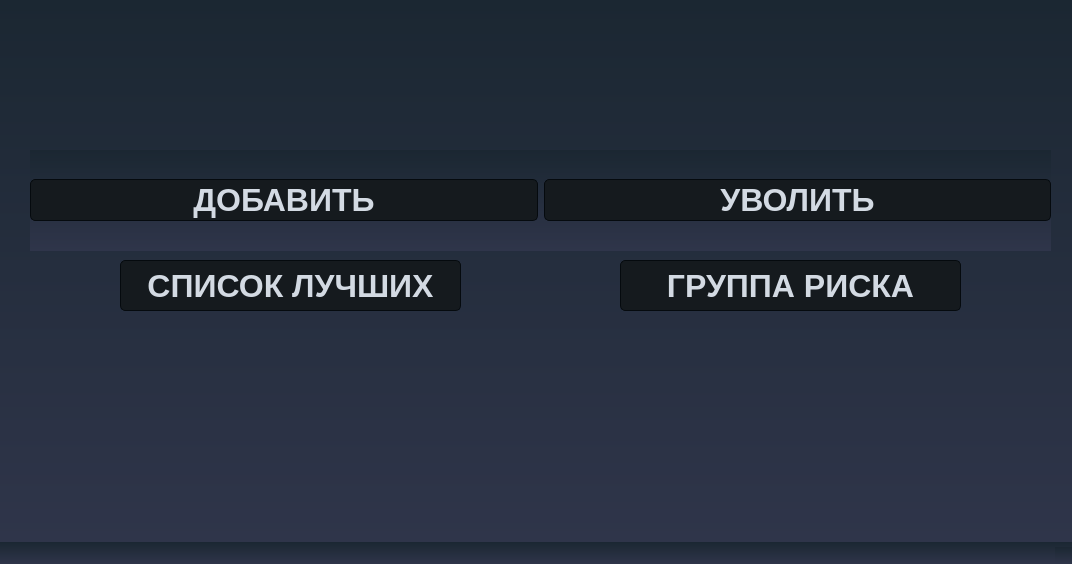
<?xml version="1.0" encoding="UTF-8"?>
<ui version="4.0">
 <class>EmployeesWindow</class>
 <widget class="QMainWindow" name="EmployeesWindow">
  <property name="geometry">
   <rect>
    <x>0</x>
    <y>0</y>
    <width>1072</width>
    <height>564</height>
   </rect>
  </property>
  <property name="windowTitle">
   <string>MainWindow</string>
  </property>
  <property name="styleSheet">
   <string notr="true">
/*-----QWidget-----*/
QWidget
{
	background-color: qlineargradient(spread:repeat, x1:1, y1:0, x2:1, y2:1, stop:0 rgba(27, 39, 50, 255),stop:1 rgba(47, 53, 74, 255));
	color: #000000;

}


/*-----QLabel-----*/
QLabel
{
	background-color: transparent;
	color: #c2c7d5;
	font-size: 78px;

}


/*-----QPushButton-----*/
QToolButton {
	border-style: solid;
	border-top-color: qlineargradient(spread:pad, x1:0.5, y1:1, x2:0.5, y2:0, stop:0 rgb(215, 215, 215), stop:1 rgb(222, 222, 222));
	border-right-color: qlineargradient(spread:pad, x1:0, y1:0.5, x2:1, y2:0.5, stop:0 rgb(217, 217, 217), stop:1 rgb(227, 227, 227));
	border-left-color: qlineargradient(spread:pad, x1:0, y1:0.5, x2:1, y2:0.5, stop:0 rgb(227, 227, 227), stop:1 rgb(217, 217, 217));
	border-bottom-color: qlineargradient(spread:pad, x1:0.5, y1:1, x2:0.5, y2:0, stop:0 rgb(215, 215, 215), stop:1 rgb(222, 222, 222));
	border-width: 1px;
	border-radius: 5px;
	color: #d3dae3;
	padding: 2px;
	background-color: rgb(255,255,255);
}
QToolButton:hover{
	border-style: solid;
	border-top-color: qlineargradient(spread:pad, x1:0.5, y1:1, x2:0.5, y2:0, stop:0 rgb(195, 195, 195), stop:1 rgb(222, 222, 222));
	border-right-color: qlineargradient(spread:pad, x1:0, y1:0.5, x2:1, y2:0.5, stop:0 rgb(197, 197, 197), stop:1 rgb(227, 227, 227));
	border-left-color: qlineargradient(spread:pad, x1:0, y1:0.5, x2:1, y2:0.5, stop:0 rgb(227, 227, 227), stop:1 rgb(197, 197, 197));
	border-bottom-color: qlineargradient(spread:pad, x1:0.5, y1:1, x2:0.5, y2:0, stop:0 rgb(195, 195, 195), stop:1 rgb(222, 222, 222));
	border-width: 1px;
	border-radius: 5px;
	color: rgb(0,0,0);
	padding: 2px;
	background-color: rgb(255,255,255);
}
QToolButton:pressed{
	border-style: solid;
	border-top-color: qlineargradient(spread:pad, x1:0.5, y1:1, x2:0.5, y2:0, stop:0 rgb(215, 215, 215), stop:1 rgb(222, 222, 222));
	border-right-color: qlineargradient(spread:pad, x1:0, y1:0.5, x2:1, y2:0.5, stop:0 rgb(217, 217, 217), stop:1 rgb(227, 227, 227));
	border-left-color: qlineargradient(spread:pad, x1:0, y1:0.5, x2:1, y2:0.5, stop:0 rgb(227, 227, 227), stop:1 rgb(217, 217, 217));
	border-bottom-color: qlineargradient(spread:pad, x1:0.5, y1:1, x2:0.5, y2:0, stop:0 rgb(215, 215, 215), stop:1 rgb(222, 222, 222));
	border-width: 1px;
	border-radius: 5px;
	color: rgb(0,0,0);
	padding: 2px;
	background-color: rgb(142,142,142);
}
QPushButton{
	border-style: solid;
	border-color: #050a0e;
	border-width: 1px;
	border-radius: 5px;
	color: #d3dae3;
	padding: 2px;
	background-color: #151a1e;
}
QPushButton::default{
	border-style: solid;
	border-color: #050a0e;
	border-width: 1px;
	border-radius: 5px;
	color: #FFFFFF;
	padding: 2px;
	background-color: #151a1e;;
}
QPushButton:hover{
	border-style: solid;
	border-color: #050a0e;
	border-width: 1px;
	border-radius: 5px;
	color: #d3dae3;
	padding: 2px;
	background-color: #1c1f1f;
}
QPushButton:pressed{
	border-style: solid;
	border-color: #050a0e;
	border-width: 1px;
	border-radius: 5px;
	color: #d3dae3;
	padding: 2px;
	background-color: #2c2f2f;
}
QPushButton:disabled{
	border-style: solid;
	border-top-color: qlineargradient(spread:pad, x1:0.5, y1:1, x2:0.5, y2:0, stop:0 rgb(215, 215, 215), stop:1 rgb(222, 222, 222));
	border-right-color: qlineargradient(spread:pad, x1:0, y1:0.5, x2:1, y2:0.5, stop:0 rgb(217, 217, 217), stop:1 rgb(227, 227, 227));
	border-left-color: qlineargradient(spread:pad, x1:0, y1:0.5, x2:1, y2:0.5, stop:0 rgb(227, 227, 227), stop:1 rgb(217, 217, 217));
	border-bottom-color: qlineargradient(spread:pad, x1:0.5, y1:1, x2:0.5, y2:0, stop:0 rgb(215, 215, 215), stop:1 rgb(222, 222, 222));
	border-width: 1px;
	border-radius: 5px;
	color: #808086;
	padding: 2px;
	background-color: rgb(142,142,142);
}


/*-----QCheckBox-----*/
QCheckBox
{
	background-color: transparent;
	color: #fff;
	font-size: 10px;
	font-weight: bold;
	border: none;
	border-radius: 5px;

}


/*-----QCheckBox-----*/
QCheckBox::indicator
{
    color: #b1b1b1;
    background-color: #323232;
    border: 1px solid darkgray;
    width: 12px;
    height: 12px;

}


QCheckBox::indicator:checked
{
    image:url(&quot;./ressources/check.png&quot;);
	background-color: qlineargradient(spread:pad, x1:0, y1:0.511, x2:1, y2:0.511, stop:0 rgba(0, 172, 149, 255),stop:0.995192 rgba(54, 197, 177, 255));;
    border: 1px solid #607cff;

}


QCheckBox::indicator:unchecked:hover
{
    border: 1px solid #08b099;

}


QCheckBox::disabled
{
	color: #656565;

}


QCheckBox::indicator:disabled
{
	background-color: #656565;
	color: #656565;
    border: 1px solid #656565;

}


/*-----QLineEdit-----*/
QLineEdit
{
	background-color: #c2c7d5;
	color: #000;
	font-weight: bold;
	border: none;
	border-radius: 2px;
	padding: 3px;

}


/*-----QListView-----*/
QListView
{
	background-color: qlineargradient(spread:pad, x1:1, y1:0, x2:1, y2:1, stop:0 rgba(50, 61, 80, 255),stop:1 rgba(44, 49, 69, 255));
	color: #fff;
	font-size: 12px;
	font-weight: bold;
	border: 1px solid #191919;
	show-decoration-selected: 0;

}


QListView::item
{
	color: #31cecb;
	background-color: #454e5e;
	border: none;
	padding: 5px;
	border-radius: 0px;
	padding-left : 10px;
	height: 42px;

}

QListView::item:selected
{
	color: #31cecb;
	background-color: #454e5e;

}


QListView::item:!selected
{
	color:white;
	background-color: transparent;
	border: none;
	padding-left : 10px;

}


QListView::item:!selected:hover
{
	color: #bbbcba;
	background-color: #454e5e;
	border: none;
	padding-left : 10px;

}


/*-----QTreeView-----*/
QTreeView 
{
	background-color: #232939;
	show-decoration-selected: 0;
	color: #c2c8d7;

}


QTreeView::item 
{
	border-top-color: transparent;
	border-bottom-color: transparent;

}


QTreeView::item:hover 
{
	background-color: #606060;
	color: #fff;

}


QTreeView::item:selected 
{
	background-color: #0ab19a;
	color: #fff;

}


QTreeView::item:selected:active
{
	background-color: #0ab19a;
	color: #fff;

}


QTreeView::branch:has-children:!has-siblings:closed,
QTreeView::branch:closed:has-children:has-siblings 
{
	image: url(://tree-closed.png);

}

QTreeView::branch:open:has-children:!has-siblings,
QTreeView::branch:open:has-children:has-siblings  
{
	image: url(://tree-open.png);

}


/*-----QTableView &amp; QTableWidget-----*/
QTableView
{
    background-color: #232939;
	border: 1px solid gray;
    color: #f0f0f0;
    gridline-color: #232939;
    outline : 0;

}


QTableView::disabled
{
    background-color: #242526;
    border: 1px solid #32414B;
    color: #656565;
    gridline-color: #656565;
    outline : 0;

}


QTableView::item:hover 
{
    background-color: #606060;
    color: #f0f0f0;

}


QTableView::item:selected 
{
	background-color: #0ab19a;
    color: #F0F0F0;

}


QTableView::item:selected:disabled
{
    background-color: #1a1b1c;
    border: 2px solid #525251;
    color: #656565;

}


QTableCornerButton::section
{
	background-color: #343a49;
    color: #fff;

}


QHeaderView::section
{
	color: #fff;
	border-top: 0px;
	border-bottom: 1px solid gray;
	border-right: 1px solid gray;
	background-color: #343a49;
    margin-top:1px;
	margin-bottom:1px;
	padding: 5px;

}


QHeaderView::section:disabled
{
    background-color: #525251;
    color: #656565;

}


QHeaderView::section:checked
{
    color: #fff;
    background-color: #0ab19a;

}


QHeaderView::section:checked:disabled
{
    color: #656565;
    background-color: #525251;

}


QHeaderView::section::vertical::first,
QHeaderView::section::vertical::only-one
{
    border-top: 1px solid #353635;

}


QHeaderView::section::vertical
{
    border-top: 1px solid #353635;

}


QHeaderView::section::horizontal::first,
QHeaderView::section::horizontal::only-one
{
    border-left: 1px solid #353635;

}


QHeaderView::section::horizontal
{
    border-left: 1px solid #353635;

}


/*-----QScrollBar-----*/
QScrollBar:horizontal 
{
    background-color: transparent;
    height: 8px;
    margin: 0px;
    padding: 0px;

}


QScrollBar::handle:horizontal 
{
    border: none;
	min-width: 100px;
    background-color: #56576c;

}


QScrollBar::add-line:horizontal, 
QScrollBar::sub-line:horizontal,
QScrollBar::add-page:horizontal, 
QScrollBar::sub-page:horizontal 
{
    width: 0px;
    background-color: transparent;

}


QScrollBar:vertical 
{
    background-color: transparent;
    width: 8px;
    margin: 0;

}


QScrollBar::handle:vertical 
{
    border: none;
	min-height: 100px;
    background-color: #56576c;

}


QScrollBar::add-line:vertical, 
QScrollBar::sub-line:vertical,
QScrollBar::add-page:vertical, 
QScrollBar::sub-page:vertical 
{
    height: 0px;
    background-color: transparent;

}
</string>
  </property>
  <widget class="QWidget" name="centralwidget">
   <widget class="QPushButton" name="riskgroupbutton">
    <property name="geometry">
     <rect>
      <x>620</x>
      <y>260</y>
      <width>341</width>
      <height>51</height>
     </rect>
    </property>
    <property name="font">
     <font>
      <pointsize>24</pointsize>
      <weight>75</weight>
      <bold>true</bold>
     </font>
    </property>
    <property name="text">
     <string>ГРУППА РИСКА</string>
    </property>
   </widget>
   <widget class="QPushButton" name="best_list">
    <property name="geometry">
     <rect>
      <x>120</x>
      <y>260</y>
      <width>341</width>
      <height>51</height>
     </rect>
    </property>
    <property name="font">
     <font>
      <pointsize>24</pointsize>
      <weight>75</weight>
      <bold>true</bold>
     </font>
    </property>
    <property name="text">
     <string>СПИСОК ЛУЧШИХ</string>
    </property>
   </widget>
   <widget class="QWidget" name="horizontalLayoutWidget">
    <property name="geometry">
     <rect>
      <x>30</x>
      <y>150</y>
      <width>1021</width>
      <height>101</height>
     </rect>
    </property>
    <layout class="QHBoxLayout" name="horizontalLayout">
     <item>
      <widget class="QPushButton" name="add_employee_button">
       <property name="font">
        <font>
         <pointsize>24</pointsize>
         <weight>75</weight>
         <bold>true</bold>
        </font>
       </property>
       <property name="text">
        <string>ДОБАВИТЬ</string>
       </property>
      </widget>
     </item>
     <item>
      <widget class="QPushButton" name="dismiss_employee_button">
       <property name="font">
        <font>
         <pointsize>24</pointsize>
         <weight>75</weight>
         <bold>true</bold>
        </font>
       </property>
       <property name="text">
        <string>УВОЛИТЬ</string>
       </property>
      </widget>
     </item>
    </layout>
   </widget>
  </widget>
  <widget class="QMenuBar" name="menubar">
   <property name="geometry">
    <rect>
     <x>0</x>
     <y>0</y>
     <width>1072</width>
     <height>21</height>
    </rect>
   </property>
  </widget>
  <widget class="QStatusBar" name="statusbar"/>
 </widget>
 <resources/>
 <connections/>
</ui>
